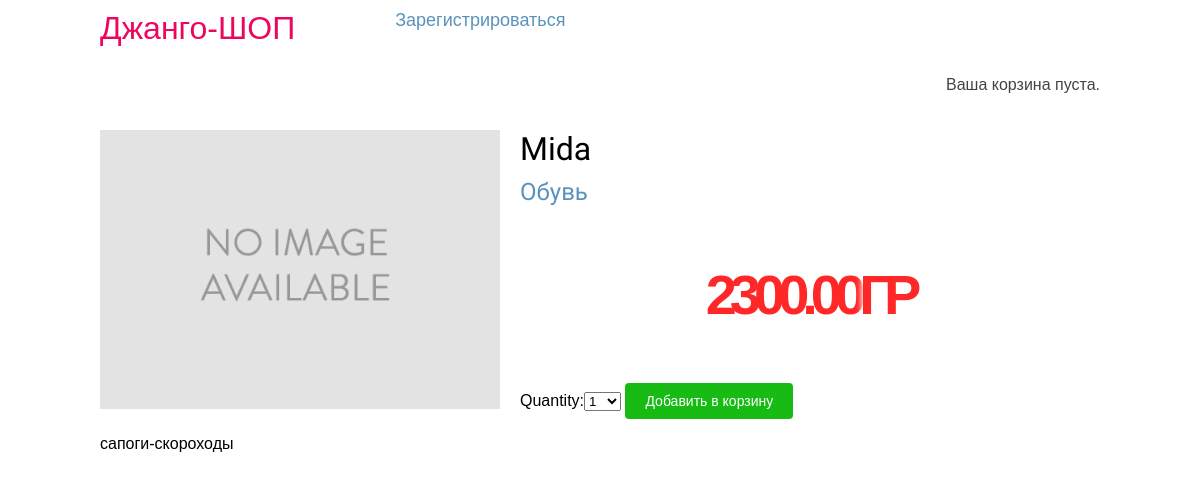
The page /8/mida/ on the database its author committed.
### shop/models.py (models this page shows, shortened)
class Product(models.Model):
    category = models.ForeignKey(Category, related_name='products', on_delete=models.CASCADE)
    name = models.CharField(max_length=200, db_index=True)
    slug = models.SlugField(max_length=200, db_index=True)
    image = models.ImageField(upload_to='products/%Y/%m/%d', blank=True)
    description = models.TextField(blank=True)
    price = models.DecimalField(max_digits=10, decimal_places=2)
    stock = models.PositiveIntegerField(verbose_name='акция')
    available = models.BooleanField(default=True)
    created = models.DateTimeField(auto_now_add=True)
    updated = models.DateTimeField(auto_now=True)
    class Meta:
        ordering = ('-created',)
        index_together = (('id', 'slug'),)
        verbose_name = 'Товар'
        verbose_name_plural = 'Товары'

class Category(models.Model):
    name = models.CharField(max_length=200, db_index=True, verbose_name='наименование')
    slug = models.SlugField(max_length=200, db_index=True, unique=True, verbose_name='краткое наименование')
    class Meta:
        ordering = ('name',)
        verbose_name = 'Категория'
        verbose_name_plural = 'Категории'
    def __str__(self):
        return self.name
    def get_absolute_url(self):
        return reverse('shop:product_list_by_category', args=[self.slug])

### shop/views.py (the view)
# urls.py: url(r'^(?P<id>\d+)/(?P<slug>[-\w]+)/$', views.product_detail, name='product_detail'),
def product_detail(request, id, slug):
    product = get_object_or_404(Product, id=id, slug=slug, available=True)
    cart_product_form = CartAddProductForm()
    return render(request,
                  'shop/product/detail.html',
                  {'product': product,
                   'cart_product_form': cart_product_form})

### cart/forms.py
class CartAddProductForm(forms.Form):
    quantity = forms.TypedChoiceField(choices=PRODUCT_QUANTITY_CHOICES,
                                      coerce=int)
    update = forms.BooleanField(required=False,
                                initial=False,
                                widget=forms.HiddenInput)

### cart/cart.py (called while the page is built)
    def __len__(self):
        return sum(item['quantity'] for item in self.cart.values())

### cart/context_processors.py (called while the page is built)
def cart(request):
    return {'cart': Cart(request) }

### shop/templates/shop/product/detail.html (shortened to what this page needs)
{% extends "shop/base.html" %}
{% load static %}
{% block content %}
    <div class="product-detail">
        <img src="{% if product.image %}{{ product.image.url }}{% else %}{% static "img/no_image.png" %}{% endif %}">
        <h1>{{ product.name }}</h1>
        <h2><a href="{{ product.category.get_absolute_url }}">{{ product.category }}</a></h2>
        <p class="price">{{ product.price }}гр</p>
        <form action="{% url "cart:cart_add" product.id %}" method="post">
            {{ cart_product_form }}
            <input type="submit" value="Добавить в корзину">
        </form>
        {{ product.description|linebreaks }}
    </div>
{% endblock %}

### shop/static/css/base.css (style rules this page uses)
body { margin:0; padding:0; font-family:helvetica, sans-serif; }
h1, h2, h3, h4, h5 , h6 { font-family: 'Ubuntu', sans-serif; font-weight:normal; }
a { text-decoration:none; color:#5993bb; }
a.button, input[type="submit"] { color:#fff; background: #17bb14; border-radius:4px; padding:10px 20px; font-size:14px; border:3px; }
.product-detail { text-align:justify; }
.product-detail .price { text-align: center; font-size: 3.5em; color: #ff2727; letter-spacing: -7px; font-weight: 700; text-transform: uppercase; animation: blur .75s ease-out infinite; text-shadow: 0px 0px 5px #fff, 0px 0px 7px #fff; }
.product-detail img { width:40%; float:left; padding:0 20px 20px 0; }
.product-detail h1 { margin-bottom:0; }
.product-detail h2 { margin-top:10px; }

### rows shown on the page
Product: name "Mida", category "Обувь", price "2300.00", description "сапоги-скороходы"
